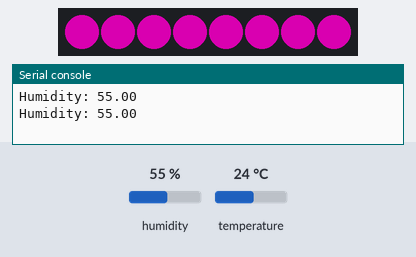
This program was run on a simulated ESP8266 board running MicroPython. Shown: 8 RGB LEDs in strip order, left to right, the last lines printed to the serial console. The test bench sets the inputs (shaded band); at power-on: humidity 55 %, temperature 24 °C. Dim RGB values are drawn brighter than linear.

Above: at 2.2 s.
2.3 s: humidity set to 22 %
At 4.0 s:
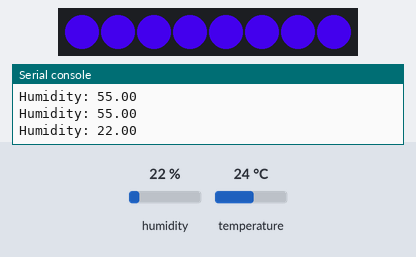
4.5 s: humidity set to 68 %
At 6.0 s:
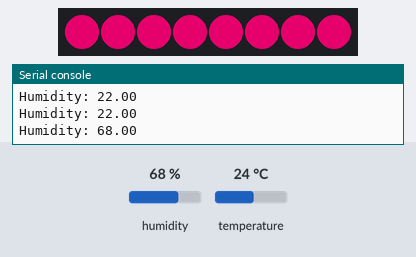
6.6 s: humidity set to 40 %
At 8.0 s:
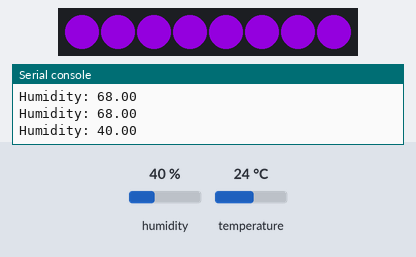
Timing chart, 0 to 9.6 s (numbered marks = the images above; inputs shaded):
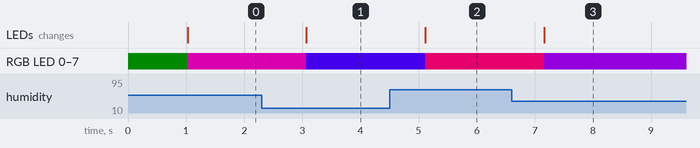

Measured:
- after the input at 2.3 s, RGB LED 0–7: RGB(140, 0, 114) → RGB(56, 0, 198) after 0.77 s; the LEDs: change after 0.77 s (image 1)
- after the input at 4.5 s, RGB LED 0–7: RGB(56, 0, 198) → RGB(173, 0, 81) after 0.62 s; the LEDs: change after 0.62 s (image 2)
- after the input at 6.6 s, RGB LED 0–7: RGB(173, 0, 81) → RGB(102, 0, 153) after 0.56 s; the LEDs: change after 0.56 s (image 3)

The program:

dht_pixel.py
```python
# demo of humidity-controlled neopixel ring
# 2017-0813 PePo - extracted from tutorial Tony D!, youtube
#  typed code from screenshot, some adaptions, NOT-TESTED!
#
# Configuration:
# DHT22 is direct connected to port 13 of Huzzah
# 16-neopixelring is direct connected to pin 16 of Huzzah
# both devices are powered from USB-port (which is 5V?!)

# 2017-0813 Pepo NOT WORKING: crashed with TIMEOUT after sensor.measure()

from micropython import const
import dht
import machine
import neopixel
import time

# h/w configuration
__NEOPIXEL_PIN = const(15)
__NUMBER_OF_PIXELS = const(8) #neopixel-stick
__DHT_PIN = const(13)
__MAX_BRIGHTNESS = const(255)

np = neopixel.NeoPixel(machine.Pin(__NEOPIXEL_PIN, machine.Pin.OUT), __NUMBER_OF_PIXELS)
# test the pixels
np.fill((0,10,0))
np.write()
time.sleep(1.0)
# blank the pixels
np.fill((0,0,0))
np.write()

#DHT22 sensor
sensor = dht.DHT22(machine.Pin(__DHT_PIN))

while True:
    try:
        sensor.measure()
        humidity = sensor.humidity()
        #TODO: temperature = sensor.temperature()
        print('Humidity: {0:0.2f}'.format(humidity))
        # convert humidity to color
        red = (humidity/100.0) * __MAX_BRIGHTNESS
        blue = ((100.0-humidity)/100.0) * __MAX_BRIGHTNESS
        np.fill((int(red), 0, int(blue)))
        np.write()
        time.sleep(1.0)
    except OSError:
        pass
```
